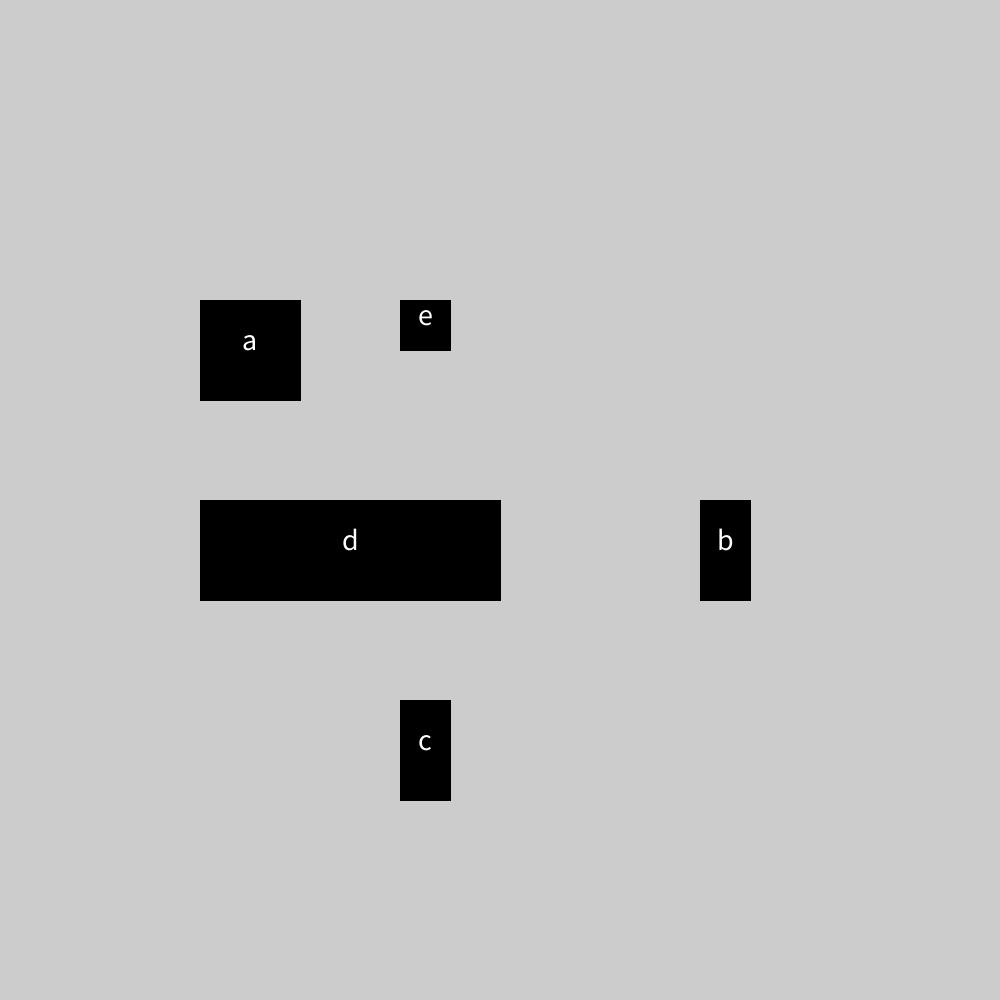
Frame 1 (no input)
Frame 60 (the mouse pressed at the canvas centre just before this capture): identical to frame 1, image omitted
Frame 120 (the mouse held since frame 60 and released just before this capture): identical to frame 1, image omitted

The Processing sketch that drew this single still picture (run headless with seeded random() and noise(); from frame 60 on, the mouse is pressed at the canvas centre):

// Processing sketch: Week_5_Quiz
// ── Week_5_Quiz.pde
float x1 = 200;
float y1 = 300;
float s1 = 100;
float x2 = 700;
float y2 = 500;
float s2 = 300;
float x3 = 400;
float y3 = 700;
float s3 = 50;
int totalTime = 2;
int endTime;
int _a = 0;
int _b = 1;
int _c = 2;
int _d = 3;
int _e = 4;
int _state = _a;
boolean isActive = false;
Rect r1, r2, r3, r4, r5;

void setup()
{
  size(1000, 1000);
  textAlign(CENTER);
  textSize(30);
}

void draw()
{
  rect1();
  rect2();
  rect3();
  rect4();
  rect5();
  switch(_state)
  {
    case 0:
      rect1();
    break;
  }
}

void keyTypes()
{
  isActive = true;
  switch(key)
  {
    case 'a':
      _state = _a;
    break;
    case 'b':
      _state = _b;
    break;
    case 'c':
      _state = _c;
    break;
    case 'd':
      _state = _d;
    break;
    case 'e':
      _state = _e;
    break;
  }
  endTime = millis() + totalTime;
}

void rect1()
{
  fill(0);
  r1 = new Rect(x1, y1, s1, s1);
  r1.display();
  fill(255);
  text("a", x1+s1/2, y1+s1/2);
  if(isActive)
  {
    fill(200, 10, 10);
    r1.display();
    if(millis() > endTime)
    {
      isActive = false;
    }
  }
}

void rect2()
{
  fill(0);
  r2 = new Rect(x2, y2, s3, s1);
  r2.display();
  fill(255);
  text("b", x2+s3/2, y2+s1/2); 
}

void rect3()
{
  fill(0);
  r3 = new Rect(x3, y3, s3, s1);
  r3.display();
  fill(255);
  text("c", x3+s3/2, y3+s1/2);  
}

void rect4()
{
  fill(0);
  r4 = new Rect(x1, y2, s2, s1);
  r4.display();
  fill(255);
  text("d", x1+s2/2, y2+s1/2);  
}

void rect5()
{
  fill(0);
  r5 = new Rect(x3, y1, s3, s3);
  r5.display();
  fill(255);
  text("e", x3+s3/2, y1+s3/2);  
}

// ── Rect.pde
class Rect
{
  float x, y, s, s1;
  Rect(float _x, float _y, float _s, float _s1)
  {
    x = _x;
    y = _y;
    s = _s;
    s1 = _s1;
  }
  
  void display()
  {
    rect(x, y, s, s1);
  }
}
